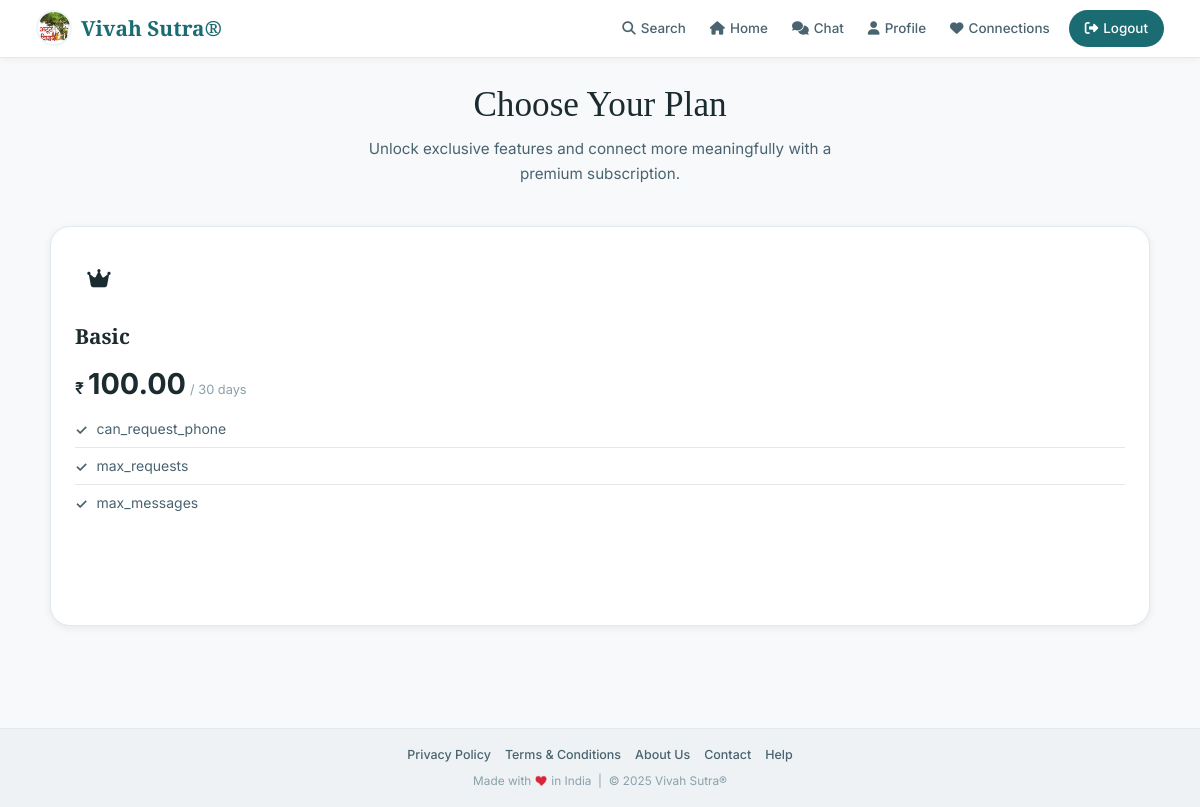
The app's page /plans/ (signed in) with its own data.
### plans/models.py (models this page shows, shortened)
class PremiumPlan(models.Model):
    name = models.CharField(max_length=100, unique=True, db_index=True)
    price = models.DecimalField(max_digits=10, decimal_places=2)  # ₹999.00
    duration = models.PositiveIntegerField(help_text="Duration in days")  # e.g. 30, 90, 365
    description = models.TextField(blank=True, null=True)
    is_active = models.BooleanField(default=True)
    created_at = models.DateTimeField(auto_now_add=True)
    class Meta:
        ordering = ["price"]
        verbose_name = "Premium Plan"
        verbose_name_plural = "Premium Plans"

class PlanFeature(models.Model):
    FEATURE_TYPES = [
        ("max_messages", "Max Messages Per Day"),
        ("max_requests", "Max Connection Requests Per Day"),
        ("max_views", "Max Profile Views Per Day"),
        ("can_view_phone", "Can View Phone Number"),
        ("can_request_phone", "Can Request Phone Number"),
        ("priority_support", "Priority Support"),
        ("verified_badge", "Verified Badge"),
        ("other", "Other (description only)"),
    ]
    name = models.CharField(max_length=50, choices=FEATURE_TYPES)
    value = models.CharField(
        max_length=100,
        blank=True,
        null=True,
        help_text="Leave blank for boolean features"
    )
    plans = models.ManyToManyField("PremiumPlan", related_name="features", blank=True)

### plans/views.py (the view)
# urls.py: path("", views.plans_list, name="plans_list"),
@login_required
def plans_list(request):
    plans = PremiumPlan.objects.filter(is_active=True)
    subscription = getattr(request.user, "subscription", None)
    return render(
        request,
        "plans/premiumplans.html",
        {
            "plans": plans,
            "user_subscription": subscription,
        },
    )

### user/context_processors.py (called while the page is built)
def fallback_images(request):
    return {
        "DEFAULT_FEMALE_FALLBACK_URL": getattr(
            settings,
            "DEFAULT_FEMALE_FALLBACK_URL",
            "https://krtiayhjqgtsruzboour.supabase.co/storage/v1/object/public/media/profile_images/femaledefault.png"
        ),
        "DEFAULT_MALE_FALLBACK_URL": getattr(
            settings,
            "DEFAULT_MALE_FALLBACK_URL",
            "https://krtiayhjqgtsruzboour.supabase.co/storage/v1/object/public/media/profile_images/maledefault.png"
        ),
    }

### templates/plans/premiumplans.html (shortened to what this page needs)
{% extends "../user/base.html" %}
{% load static %}
{% block content %}
<div class="plans-wrap">
  <div class="plans-header">
    <h1>Choose Your Plan</h1>
    <p>Unlock exclusive features and connect more meaningfully with a premium subscription.</p>
  </div>
  <div class="plans-grid">
    {% for plan in plans %}
    <div class="plan-card {% if forloop.counter == 2 %}featured{% endif %}">
      <div class="plan-icon"><i class="fas fa-crown"></i></div>
      <div class="plan-name">{{ plan.name }}</div>
      <div class="plan-price">
        <span class="currency">₹</span>{{ plan.price }}
        <span class="period">/ {{ plan.duration }} days</span>
      </div>
      <ul class="plan-features">
        {% for feature in plan.features.all %}
          <li>{{ feature.name }}</li>
        {% empty %}
          <li>All standard features included</li>
        {% endfor %}
      </ul>
      {% if user_subscription and user_subscription.has_active_subscription %}
        <div class="active-sub-badge">
          <i class="fas fa-check-circle"></i>
          Active: <strong>{{ user_subscription.plan.name }}</strong>
        </div>
      {% else %}
        <a href="{% url 'make_payment' plan.id %}" class="btn-subscribe">
        </a>
      {% endif %}
    </div>
    {% empty %}
    <div class="no-plans">No premium plans available at the moment.</div>
    {% endfor %}
  </div>
</div>
{% endblock %}

### main/static/user/css/style.css (style rules this page uses)
:root { --brand: #1A6B72; --brand-dark: #124E54; --brand-mid: #2A8F98; --brand-tint: #EBF6F7; --brand-glow: rgba(26,107,114,.12); --amber: #C8832A; --amber-light: #F5DEB3; --amber-tint: #FDF6EC; --emerald: #2E7D5E; --emerald-light:#E6F4EE; --bg: #F7F9FA; --surface: #FFFFFF; --surface-2: #EEF2F4; --border: #E2E8EB; --border-med: #C8D3D8; --text-1: #1C2B30; --text-2: #4A6370; --text-3: #8AA0AA; --success: #2E7D5E; --warning: #C8832A; --error: #C0392B; --info: #1A6B72; --font-display: 'Playfair Display', Georgia, serif; --font-script: 'Great Vibes', cursive; --font-body: 'Inter', system-ui, sans-serif; --sp-1:4px; --sp-2:8px; --sp-3:12px; --sp-4:16px; --sp-5:20px; --sp-6:24px; --sp-8:32px; --sp-10:40px; --sp-12:48px; --sp-16:64px; --r-sm:6px; --r-md:12px; --r-lg:18px; --r-xl:24px; --r-full:9999px; --shadow-xs: 0 1px 3px rgba(0,0,0,.05); --shadow-sm: 0 2px 8px rgba(0,0,0,.07); --shadow-md: 0 4px 18px rgba(0,0,0,.09); --shadow-lg: 0 8px 32px rgba(0,0,0,.11); --ease: all .22s ease; --ease-out: all .3s cubic-bezier(.22,.61,.36,1); --color-primary-bg: var(--bg); --color-secondary-bg: var(--surface-2); --color-accent-1: var(--brand); --color-accent-2: var(--amber); --color-highlight: var(--brand-mid); --color-text-primary: var(--text-1); --color-text-secondary: var(--text-2); --color-success: var(--emerald); }
*, *::before, *::after { box-sizing: border-box; margin: 0; padding: 0; }
html { scroll-behavior: smooth; view-transition-name: root; }
body { font-family: var(--font-body); background: var(--bg); color: var(--text-1); line-height: 1.65; -webkit-font-smoothing: antialiased; overflow-x: hidden; }
a { color: inherit; text-decoration: none; }

### templates/user/base.html (style rules this page uses)
a { transition: color .18s ease, background .18s ease, opacity .18s ease; }

### templates/plans/premiumplans.html (style rules this page uses)
.plans-wrap { max-width: 1100px; margin: 0 auto; }
.plans-header { text-align: center; margin-bottom: 40px; }
.plans-header h1 { font-family: 'Playfair Display', serif; font-size: clamp(1.6rem, 3.5vw, 2.2rem); color: var(--text-1); margin-bottom: 10px; }
.plans-header p { color: var(--text-2); font-size: .95rem; max-width: 520px; margin: 0 auto; }
.plans-grid { display: grid; grid-template-columns: repeat(auto-fit, minmax(280px, 1fr)); gap: 22px; align-items: start; }
.plan-card { background: var(--surface); border: 1px solid var(--border); border-radius: 20px; padding: 28px 24px; box-shadow: var(--shadow-sm); transition: transform .25s, box-shadow .25s; position: relative; overflow: hidden; }
.plan-icon { width: 48px; height: 48px; border-radius: 12px; background: var(--rose-tint); display: flex; align-items: center; justify-content: center; font-size: 1.3rem; color: var(--rose); margin-bottom: 16px; }
.plan-name { font-family: 'Playfair Display', serif; font-size: 1.3rem; font-weight: 700; color: var(--text-1); margin-bottom: 6px; }
.plan-price { font-size: 1.8rem; font-weight: 700; color: var(--rose); margin-bottom: 4px; display: flex; align-items: baseline; gap: 4px; }
.plan-price .currency { font-size: 1rem; font-weight: 600; }
.plan-price .period { font-size: .8rem; font-weight: 400; color: var(--text-3); }
.plan-features { list-style: none; padding: 0; margin: 0 0 24px; }
.plan-features li { display: flex; align-items: flex-start; gap: 9px; padding: 6px 0; font-size: .875rem; color: var(--text-2); border-bottom: 1px solid var(--border); }
.plan-features li:last-child { border-bottom: none; }
.plan-features li::before { content: '✓'; color: var(--sage); font-weight: 700; flex-shrink: 0; margin-top: 1px; }
.btn-subscribe { display: block; width: 100%; background: var(--rose); color: #fff; padding: 13px; border-radius: 12px; font-weight: 700; font-size: .95rem; text-align: center; text-decoration: none; border: none; cursor: pointer; transition: all .25s; }

### records on screen
PremiumPlan: name "Basic", price "100.00", duration "30"
PlanFeature: name "can_request_phone"
PlanFeature: name "max_requests"
PlanFeature: name "max_messages"
